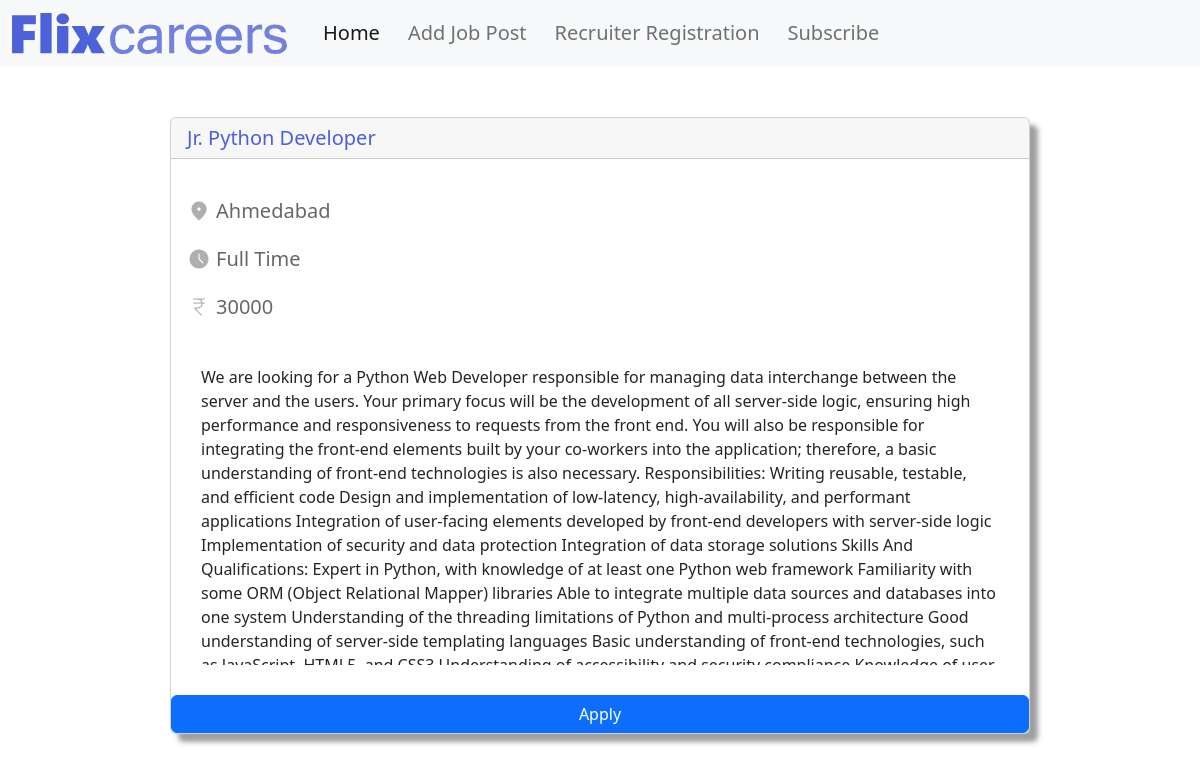
/jobportal/job_detail/1/jr-python-developer, run on the app's committed database.
### Jobportal/models.py (models this page shows, shortened)
class JobPost(models.Model):
    JOB_TYPE_CHOICES =[
        ('Full Time','Full Time'),
        ('Part Time', 'Part time'),
    ]
    title=models.CharField(max_length=200)
    description=models.TextField()
    date=models.DateTimeField(auto_now_add=True)
    salary=models.IntegerField()
    location=models.ForeignKey(Location,on_delete=models.CASCADE,null=True)
    slug=models.SlugField(null=True,max_length=40,unique=True)
    author= models.ForeignKey(Author,on_delete=models.CASCADE,null=True)
    skills= models.ManyToManyField(Skills)
    job_type= models.CharField(max_length=200,null=False,choices=JOB_TYPE_CHOICES)

class Location(models.Model):
    city=models.CharField(max_length=200)
    state=models.CharField(max_length=200)
    country=models.CharField(max_length=200)
    zipcode=models.CharField(max_length=200)

### Jobportal/views.py (the view)
# urls.py: path('job_detail/<int:id>/<str:slug_url>',views.job_detail,name="job_detail"),
def job_detail(request, slug_url,id):
    detail=JobPost.objects.get(id=id)
    context={'Job':detail}
    return render(request,'jobportal/Details.html',context)

### Jobportal/templates/jobportal/Details.html (shortened to what this page needs)
{% extends 'jobportal/base.html' %}
    {% block content %}
   <div style="margin: auto;width: 80%;padding: 50px;  ">
        <div class="card" style="width: 100%;box-shadow: 8px 8px 5px rgba(68, 68, 68, 0.512);">
            <Strong><h5 class="card-header" style="color:#4c5fd9;">{{ Job.title }}</h5></Strong>
            <div class="card-body"></div>
            <div style="padding: 8px 16px 8px 16px; display:flex;">
                <span class="material-symbols-outlined">
                </span>
                <h5 class="card-title" style="padding-left:5px; color:#00000099;">{{Job.location.city}}</h5>
            </div>
            <div style="padding: 8px 16px 8px 16px;display:flex;">
                <span class="material-symbols-outlined">
                </span>
                <h5 class="card-title" style="padding-left:5px;color:#00000099;">{{Job.job_type}}</h5>
            </div>
            <div style="padding: 8px 16px 8px 16px;display:flex;">
                <span class="material-symbols-outlined">
                </span>
                <h5 class="card-title" style="padding-left:5px ;color:#00000099;">{{Job.salary}}</h5>
            </div>
            <div style="padding:30px"><p class="card-text" style="max-height: 300px;overflow-y: scroll;">{{Job.description}}</p></div>
            <a href="{% url 'thankyou' %}" class="btn btn-primary">Apply</a>
            </div>
        </div>
{% endblock content %}

### Jobportal/templates/jobportal/base.html (style rules this page uses)
.material-symbols-outlined { font-variation-settings: 'FILL' 1, 'wght' 300, 'GRAD' 0, 'opsz' 48; color: #00000050; }

### data on the page
JobPost: title "Jr. Python Developer", location.city "Ahmedabad", job_type "Full Time", salary "30000", description "We are looking for a Python Web Developer responsible for managing data interchange between the server and the users. Your primary focus will be the development of all server-side logic, ensuring high performance and responsiveness to requests from the front end. You will also be responsible for integrating the front-end elements built by your co-workers into the application; therefore, a basic understanding of front-end technologies is also necessary. Responsibilities: Writing reusable, testable, and efficient code Design and implementation of low-latency, high-availability, and performant applications Integration of user-facing elements developed by front-end developers with server-side…"
